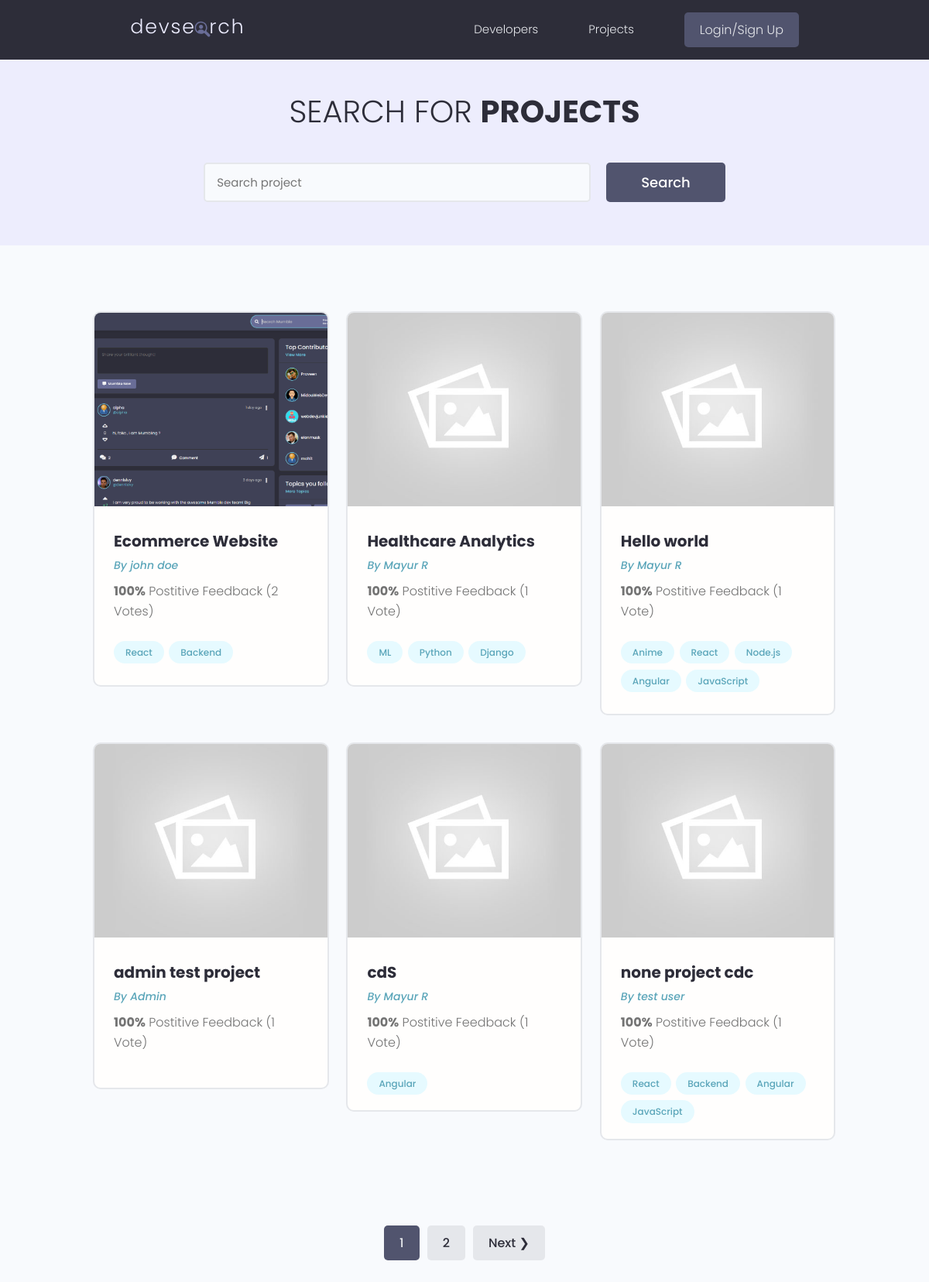
/projects/, run on the app's committed database.
### projects/models.py (models this page shows, shortened)
class Project(models.Model):
    owner=models.ForeignKey(Profile,null=True, blank=True,on_delete=models.CASCADE)
    title=models.CharField(max_length=200)
    description=models.TextField(null=True,blank=True)
    featured_image=models.ImageField(null=True,blank=True,default='default.jpeg')
    demo_link=models.CharField(max_length=2000,null=True,blank=True)
    source_link=models.CharField(max_length=2000,null=True,blank=True)
    tags=models.ManyToManyField('Tag',blank=True)
    vote_total=models.IntegerField(default=0, null=True,blank=True)
    vote_ratio=models.IntegerField(default=0, null=True,blank=True)
    created=models.DateTimeField(auto_now_add=True)
    id=models.UUIDField(default=uuid.uuid4,unique=True,primary_key=True,editable=False)
    class Meta:
        ordering=['-vote_ratio','-vote_total','title']
    @property
    def imageURL(self):
        try:
            url=self.featured_image.url
        except:
            url='/images/default.jpeg'
        return url

class Tag(models.Model):
    name=models.CharField(max_length=200)
    created=models.DateTimeField(auto_now_add=True)
    id=models.UUIDField(default=uuid.uuid4,unique=True,primary_key=True,editable=False)
    def __str__(self):
        return self.name

### users/models.py (models this page shows, shortened)
class Profile(models.Model):
    user=models.OneToOneField(User, on_delete=models.CASCADE, null=True,blank=True)
    name=models.CharField(max_length=200,null=True,blank=True)
    email=models.EmailField(max_length=500,null=True,blank=True)
    username=models.CharField(max_length=200,null=True,blank=True)
    location=models.CharField(max_length=200,null=True,blank=True)
    short_intro=models.CharField(max_length=200,null=True,blank=True)
    bio=models.TextField(null=True,blank=True)
    profile_image=models.ImageField(null=True,blank=True,default="profiles/user-default.png", upload_to='profiles/')
    social_github=models.CharField(max_length=200,null=True,blank=True)
    social_twitter=models.CharField(max_length=200,null=True,blank=True)
    social_linkedin=models.CharField(max_length=200,null=True,blank=True)
    social_youtube=models.CharField(max_length=200,null=True,blank=True)
    social_website=models.CharField(max_length=200,null=True,blank=True)
    created=models.DateTimeField(auto_now_add=True)
    id=models.UUIDField(default=uuid.uuid4,unique=True,primary_key=True,editable=False)
    class Meta:
        ordering=['created']

### projects/views.py (the view)
# urls.py: path('projects/',views.getProjects),
def projects(request):
    projects,search_query=searchProjects(request)
    custom_range,projects=paginateProjects(request,projects,results=6)
    context={'projects':projects,'search_query':search_query,'custom_range':custom_range}
    return render(request,'projects/projects.html',context)

### projects/utils.py (called while the page is built)
def paginateProjects(request,projects,results):
    page=request.GET.get('page')
    paginator=Paginator(projects,results)
    try:
        projects=paginator.page(page)
    except PageNotAnInteger:
        page=1
        projects=paginator.page(page)
    except EmptyPage:
        page=paginator.num_pages
        projects=paginator.page(page)
    left_index=(int(page)-4)
    if left_index < 1:
        left_index=1
    right_index=(int(page)+5)
    if right_index > paginator.num_pages:
        right_index=paginator.num_pages + 1
    custom_range=range(left_index,right_index)
    return custom_range,projects

def searchProjects(request):
    search_query=""
    if request.GET.get('search_query'):
        search_query=request.GET.get('search_query')
    tags=Tag.objects.filter(name__icontains=search_query)
    projects=Project.objects.distinct().filter(
        Q(title__icontains=search_query)|
        Q(description__icontains=search_query)|
        Q(owner__name__icontains=search_query)|
        Q(tags__in=tags)
    )
    return projects,search_query

### projects/templates/projects/projects.html (shortened to what this page needs)
{%extends 'main.html'%}
{% block content%}
<main class="projects">
    <section class="hero-section text-center">
      <div class="container container--narrow">
        <div class="hero-section__box">
          <h2>Search for <span>Projects</span></h2>
        </div>
        <div class="hero-section__search">
          <form id="searchForm" class="form" action="{% url 'projects' %}" method="get">
            <div class="form__field">
              <input class="input input--text" id="formInput#search" type="text" name="search_query"
                value="{{search_query}}" placeholder="Search project" />
            </div>
            <input class="btn btn--sub btn--lg" type="submit" value="Search" />
          </form>
        </div>
      </div>
    </section>
    <section class="projectsList">
      <div class="container">
        <div class="grid grid--three">
          {%for project in projects%}
          <div class="column">
            <div class="card project">
              <a href="{% url 'project' project.id %}" class="project">
                <img class="project__thumbnail" src="{{project.imageURL}}" alt="project thumbnail" />
                <div class="card__body">
                  <h3 class="project__title">{{project.title}}</h3>
                  <p><a class="project__author" href="{% url 'user-profile' project.owner.id %}">By {{project.owner.name}}</a></p>
                  <p class="project--rating">
                    <span style="font-weight: bold;">{{project.vote_ratio}}%</span> Postitive
                    Feedback ({{project.vote_total}} Vote{{project.vote_total|pluralize:"s"}})
                  </p>
                  <div class="project__tags">
                  {% for tag in project.tags.all %}
                    <span class="tag tag--pill tag--main">
                      <small>{{tag}}</small>
                    </span>
                    {% endfor %}
                  </div>
                </div>
              </a>
            </div>
          </div>
          {% endfor %}
        </div>
      </div>
    </section>
  </main>
{% include 'pagination.html' with queryset=projects custom_range=custom_range %}
{%endblock content%}

### static/styles/app.css (style rules this page uses)
:root { --color-sub: #2d2d39; }
.btn--sub { background-color: var(--color-sub-light); }
.card { border: 2px solid var(--color-light); }
img { width: 100%; }
.hero-section { height: 40vh; display: flex; align-items: center; background-color: var(--color-sub); }
.hero-section__box { margin-bottom: 4rem; }
.hero-section__box > h2, .hero-section__box > h2 > span { font-size: 4rem; color: var(--color-light); line-height: 1.3; text-transform: uppercase; }
.hero-section__box > h2 { font-weight: 300; }
.hero-section__box > h2 > span { font-weight: 700; }
.hero-section__search > .form { display: flex; align-items: center; justify-content: center; gap: 2rem; }
.hero-section__search > .form input.input--text { width: 50rem; }
.project__author { font-size: 1.4rem; font-style: italic; }
.project--rating { margin-bottom: 1.6em; margin-top: .5em; }
.projects > .hero-section { background: var(--color-sub-lighter); height: 30vh; }
.projects .hero-section__box { margin-bottom: 2.5rem; }
.projects .hero-section__box > h2 { color: var(--color-sub); }
.projects .hero-section__box > h2 > span { font-weight: 700; color: var(--color-sub); }
.projectsList { margin-top: 8rem; }
.project__thumbnail { height: 25rem; object-fit: cover; object-position: top center; }
.project__title { font-size: 2rem; font-weight: 700; color: var(--color-sub); }

### static/uikit/styles/modules/_variables.css (style rules this page uses)
:root { --color-main: #5aa5b9; --color-main-light: #e6faff; --color-sub: #3f4156; --color-sub-light: #51546e; --color-sub-lighter: #ededfd; --color-text: #737373; --color-gray: #8b8b8b; --color-light: #e5e7eb; --color-light-gray: #767676; --color-bg: #f8fafd; --color-white: #fffefd; --color-white-light: #f3f3f3; --color-success: #359e64; --color-success-bg: #def8e8; --color-error: #fc4b0b; --color-error-bg: #fff2ee; --font-base: 'Poppins', arial, helvetica, 'Segoe UI', roboto, ubuntu, sans-serif; --font-monospace: 'Fira Code', 'Courier New', courier, monospace; --font-regular: 300; --font-medium: 500; --font-bold: 700; --generic-shadow: 1px 1px 5px #00000010; --generic-transition: all 0.3s ease-in-out; }

### static/uikit/styles/modules/_base.css (style rules this page uses)
* { margin: 0; padding: 0; box-sizing: border-box; text-rendering: optimizeLegibility; color: inherit; font-size: inherit; }
html { font-size: 50%; }
@media only screen and (min-width: 480px) { html { font-size: 56.25%; } }
@media only screen and (min-width: 1200px) { html { font-size: 62.5%; } }
body { line-height: 1.6; font-weight: 400; font-size: 1.5rem; color: var(--color-text); background-color: var(--color-bg); min-height: 100vh; }

### static/uikit/styles/modules/_typography.css (style rules this page uses)
* { font-family: var(--font-base); }
h2 { font-size: 3.6rem; font-weight: var(--font-bold); }
h3 { font-size: 3.2rem; font-weight: var(--font-medium); }
p, span, strong { font-size: 1.6rem; color: var(--color-text); font-weight: var(--font-regular); }
a { padding-bottom: 2px; text-decoration: none; display: inline-block; color: var(--color-main); font-weight: var(--font-medium); }

### static/uikit/styles/modules/_utilities.css (style rules this page uses)
.container { width: 92%; max-width: 165rem; margin: 0 auto; box-sizing: border-box; }
.container--narrow { width: 92%; max-width: 120rem; }
@media screen and (min-width: 1000px) { .container { width: 90%; } }
@media screen and (min-width: 1000px) { .container--narrow { width: 85%; } }
@media screen and (min-width: 1200px) { .container { width: 80%; } }
@media screen and (min-width: 1200px) { .container--narrow { width: 72%; } }
.text-center { text-align: center; }

### static/uikit/styles/modules/_button.css (style rules this page uses)
.btn { display: inline-block; position: relative; cursor: pointer; background-color: var(--color-light); font-weight: var(--font-medium); color: var(--color-sub); text-decoration: none; padding: 1rem 2rem; border-radius: 0.5rem; border: none; width: -webkit-fit-content; width: -moz-fit-content; width: fit-content; height: -webkit-fit-content; height: -moz-fit-content; height: fit-content; font-size: 1.6rem; outline-width: 0; outline-color: transparent; -webkit-backface-visibility: hidden; backface-visibility: hidden; transition: all 0.3s ease-in-out; }
.btn--sub { background-color: var(--color-sub); color: var(--color-white); }
.btn--lg { font-size: 1.8rem; padding: 1.2rem 4.5rem; }

### static/uikit/styles/modules/_card.css (style rules this page uses)
.card { border-radius: 1rem; background-color: var(--color-white); border: 1.5px solid var(--color-light); width: auto; height: auto; margin-top: 0.5rem; margin-bottom: 0.5rem; overflow: hidden; }
.card__body, .card__header { padding: 2rem 2.5rem; }

### data on the page
Project: imageURL (picture), title "Ecommerce Website", owner.name "john doe", vote_ratio "100", vote_total "2"
Tag: name "React"
Tag: name "Backend"
Project: imageURL (placeholder picture), title "Healthcare Analytics", owner.name "Mayur R", vote_ratio "100", vote_total "1"
Tag: name "ML"
Tag: name "Python"
Tag: name "Django"
Project: imageURL (placeholder picture), title "Hello world", owner.name "Mayur R", vote_ratio "100", vote_total "1"
Tag: name "Anime"
Tag: name "Node.js"
Tag: name "Angular"
Tag: name "JavaScript"
Project: imageURL (placeholder picture), title "admin test project", owner.name "Admin", vote_ratio "100", vote_total "1"
Project: imageURL (placeholder picture), title "cdS", owner.name "Mayur R", vote_ratio "100", vote_total "1"
Project: imageURL (placeholder picture), title "none project cdc", owner.name "test user", vote_ratio "100", vote_total "1"

### other printed values
{{ page }} "1"
{{ page }} "2"
